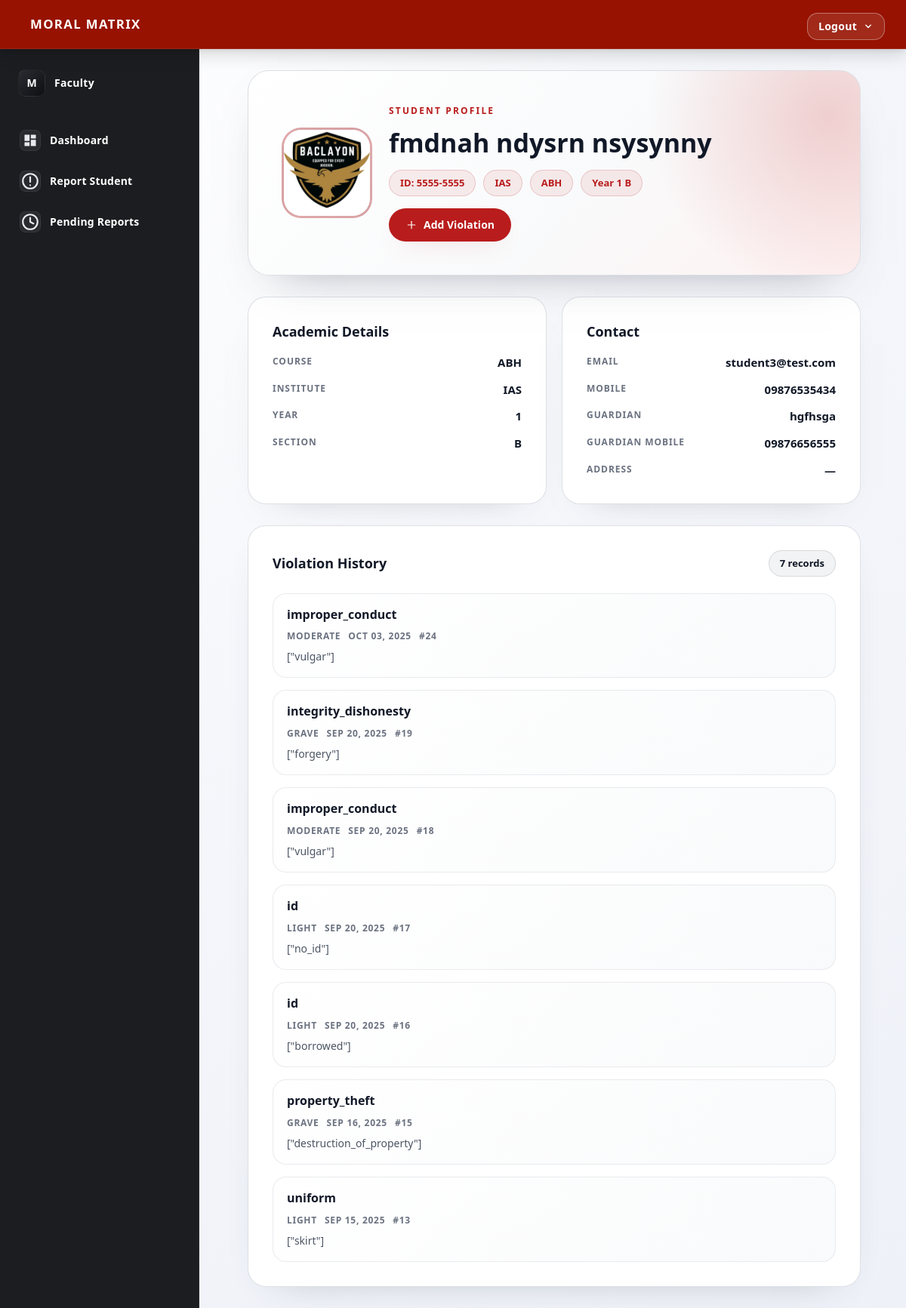
/faculty/view_student.php?student_id=5555-5555, run on the app's committed database.
### tables this page shows
CREATE TABLE `student_account` (
  `record_id` int(11) NOT NULL,
  `student_id` varchar(50) NOT NULL,
  `first_name` varchar(50) NOT NULL,
  `middle_name` varchar(50) NOT NULL,
  `last_name` varchar(50) NOT NULL,
  `mobile` varchar(15) NOT NULL,
  `email` varchar(50) NOT NULL,
  `photo` varchar(255) DEFAULT NULL,
  `institute` varchar(255) DEFAULT NULL,
  `course` varchar(255) DEFAULT NULL,
  `level` int(11) DEFAULT NULL,
  `section` varchar(50) DEFAULT NULL,
  `guardian` varchar(50) DEFAULT NULL,
  `guardian_mobile` varchar(15) DEFAULT NULL,
  `created_at` timestamp NOT NULL DEFAULT current_timestamp(),
  `updated_at` timestamp NOT NULL DEFAULT current_timestamp() ON UPDATE current_timestamp(),
  `change_pass` tinyint(1) DEFAULT 1
);

CREATE TABLE `student_violation` (
  `violation_id` int(11) NOT NULL,
  `student_id` varchar(50) NOT NULL,
  `offense_category` enum('light','moderate','grave') NOT NULL,
  `offense_type` varchar(50) NOT NULL,
  `offense_details` text NOT NULL,
  `description` text NOT NULL,
  `photo` blob DEFAULT NULL,
  `reported_at` datetime DEFAULT current_timestamp(),
  `status` enum('pending','approved','rejected') NOT NULL DEFAULT 'pending',
  `submitted_by` varchar(50) NOT NULL,
  `submitted_role` enum('faculty','ccdu','security') NOT NULL,
  `reviewed_by` varchar(50) DEFAULT NULL,
  `reviewed_at` datetime DEFAULT NULL,
  `review_notes` text DEFAULT NULL
);

### faculty/view_student.php (the view, shortened to what this page needs)
<?php
include '../includes/faculty_header.php';
$servername = $database_settings['servername'];
$username   = $database_settings['username'];
$password   = $database_settings['password'];
$dbname     = $database_settings['dbname'];
$conn = new mysqli($servername, $username, $password, $dbname);
$studentId = $_GET['student_id'];
$stmt = $conn->prepare('SELECT * FROM student_account WHERE student_id = ?');
$stmt->bind_param('s', $studentId);
$stmt->execute();
$result  = $stmt->get_result();
$student = $result->fetch_assoc();
$violations = [];
$stmtv = $conn->prepare('
    SELECT violation_id, offense_category, offense_type, offense_details, description, reported_at
    FROM student_violation
    WHERE student_id = ?
    ORDER BY reported_at DESC, violation_id DESC
');
$stmtv->bind_param('s', $studentId);
$stmtv->execute();
$resv = $stmtv->get_result();
while ($row = $resv->fetch_assoc()) {
    $violations[] = $row;
}
$selfDir = rtrim(str_replace('\\', '/', dirname($_SERVER['PHP_SELF'])), '/');
?>
<!DOCTYPE html>
<html lang="en">
<head>
  <link rel="stylesheet" href="../css/faculty_view_student.css">
</head>
<body>
<div class="right-container">
  <?php if ($student): ?>
    <?php
      $fullName = trim(($student['first_name'] ?? '') . ' ' . ($student['middle_name'] ? $student['middle_name'] . ' ' : '') . ($student['last_name'] ?? ''));
      $course   = $student['course']   ?: '—';
      $level    = $student['level']    ?: '—';
      $section  = $student['section']  ?: '—';
      $inst     = $student['institute']?: '—';
      $photoSrc = !empty($student['photo']) ? '../admin/uploads/' . $student['photo'] : 'placeholder.png';
      $yearParts = [];
      if ($level !== '—') {
          $yearParts[] = 'Year ' . $level;
      }
      if ($section !== '—') {
          $yearParts[] = $section;
      }
      $yearLabel = $yearParts ? implode(' ', $yearParts) : 'Year/Section —';
    ?>
    <div class="profile-shell">
      <section class="profile-hero">
        <div class="hero-content">
          <div class="identity">
            <div class="portrait">
              <img src="<?= htmlspecialchars($photoSrc, ENT_QUOTES, 'UTF-8'); ?>" alt="Student portrait of <?= htmlspecialchars($fullName, ENT_QUOTES, 'UTF-8'); ?>">
            </div>
            <div class="headline">
              <span class="eyebrow">Student Profile</span>
              <h1><?= htmlspecialchars($fullName, ENT_QUOTES, 'UTF-8'); ?></h1>
              <div class="badge-row">
                <span class="badge">ID: <?= htmlspecialchars($student['student_id'] ?? '—', ENT_QUOTES, 'UTF-8'); ?></span>
                <span class="badge"><?= htmlspecialchars($inst, ENT_QUOTES, 'UTF-8'); ?></span>
                <span class="badge"><?= htmlspecialchars($course, ENT_QUOTES, 'UTF-8'); ?></span>
                <span class="badge"><?= htmlspecialchars($yearLabel, ENT_QUOTES, 'UTF-8'); ?></span>
              </div>
              <div class="actions">
                <a class="primary-btn" href="<?= htmlspecialchars($selfDir, ENT_QUOTES, 'UTF-8'); ?>/add_violation.php?student_id=<?= urlencode($studentId); ?>">
                  <svg viewBox="0 0 24 24" fill="none" stroke="currentColor" stroke-width="1.8" stroke-linecap="round" stroke-linejoin="round" aria-hidden="true">
                    <line x1="12" y1="5" x2="12" y2="19"></line>
                    <line x1="5" y1="12" x2="19" y2="12"></line>
                  </svg>
                  Add Violation
                </a>
              </div>
            </div>
          </div>
        </div>
      </section>
      <section class="detail-grid">
        <div class="info-card">
          <h2>Academic Details</h2>
          <div class="info-list">
            <div class="info-row">
              <span>Course</span>
              <span><?= htmlspecialchars($course, ENT_QUOTES, 'UTF-8'); ?></span>
            </div>
            <div class="info-row">
              <span>Institute</span>
              <span><?= htmlspecialchars($inst, ENT_QUOTES, 'UTF-8'); ?></span>
            </div>
            <div class="info-row">
              <span>Year</span>
              <span><?= htmlspecialchars($level, ENT_QUOTES, 'UTF-8'); ?></span>
            </div>
            <div class="info-row">
              <span>Section</span>
              <span><?= htmlspecialchars($section, ENT_QUOTES, 'UTF-8'); ?></span>
            </div>
          </div>
        </div>
        <div class="info-card">
          <h2>Contact</h2>
          <div class="info-list">
            <div class="info-row">
              <span>Email</span>
              <span><?= htmlspecialchars($student['email'] ?? '—', ENT_QUOTES, 'UTF-8'); ?></span>
            </div>
            <div class="info-row">
              <span>Mobile</span>
              <span><?= htmlspecialchars($student['mobile'] ?? '—', ENT_QUOTES, 'UTF-8'); ?></span>
            </div>
            <div class="info-row">
              <span>Guardian</span>
              <span><?= htmlspecialchars($student['guardian'] ?? '—', ENT_QUOTES, 'UTF-8'); ?></span>
            </div>
            <div class="info-row">
              <span>Guardian Mobile</span>
              <span><?= htmlspecialchars($student['guardian_mobile'] ?? '—', ENT_QUOTES, 'UTF-8'); ?></span>
            </div>
            <div class="info-row">
              <span>Address</span>
              <span><?= htmlspecialchars($student['address'] ?? '—', ENT_QUOTES, 'UTF-8'); ?></span>
            </div>
          </div>
        </div>
      </section>
      <section class="history-card">
        <header>
          <h2>Violation History</h2>
          <span class="badge neutral">
            <?= count($violations); ?> record<?= count($violations) === 1 ? '' : 's'; ?>
          </span>
        </header>
        <?php if ($violations): ?>
          <div class="timeline">
            <?php foreach ($violations as $violation): ?>
              <?php
                $reportedAt = !empty($violation['reported_at']) ? date('M d, Y', strtotime($violation['reported_at'])) : 'Date unavailable';
                $category   = $violation['offense_category'] ?: 'Uncategorized';
                $offense    = $violation['offense_type'] ?: 'Violation';
                $details    = $violation['offense_details'] ?: ($violation['description'] ?: 'No additional details provided.');
              ?>
              <div class="timeline-item">
                <h3><?= htmlspecialchars($offense, ENT_QUOTES, 'UTF-8'); ?></h3>
                <div class="meta">
                  <span><?= htmlspecialchars($category, ENT_QUOTES, 'UTF-8'); ?></span>
                  <span><?= htmlspecialchars($reportedAt, ENT_QUOTES, 'UTF-8'); ?></span>
                  <span>#<?= htmlspecialchars($violation['violation_id'] ?? '', ENT_QUOTES, 'UTF-8'); ?></span>
                </div>
                <p><?= htmlspecialchars($details, ENT_QUOTES, 'UTF-8'); ?></p>
              </div>
            <?php endforeach; ?>
          </div>
        <?php else: ?>
          <div class="empty-state">
            This student does not have any recorded violations yet.
          </div>
        <?php endif; ?>
      </section>
    </div>
  <?php else: ?>
    <div class="not-found">Student not found.</div>
  <?php endif; ?>
</div>
</body>
</html>

### css/header.css (style rules this page uses)
:root { --header-bg: #971200; --text-on-header: #ffffff; --ink: #111111; --radius: 14px; --shadow: 0 10px 20px rgba(0,0,0,.12), 0 2px 6px rgba(0,0,0,.08); --header-h: 64px; --sidebar-bg: #1C1D21; --sidebar-fg: #E7E9EE; --sidebar-fg-dim: #B9BEC7; --focus: #93C5FD; --sidebar-w: 264px; }
* { box-sizing: border-box; }
html, body { height: 100%; }
body { margin: 0; font: 14px/1.45 system-ui, -apple-system, Segoe UI, Roboto, Ubuntu, Cantarell, "Helvetica Neue", Arial, "Noto Sans"; color: #111; background: #fff; }
html { scroll-padding-top: var(--header-h); }

### data on the page
student_account: photo (picture), fullName "fmdnah ndysrn nsysynny", student "5555-5555", institute "IAS", course "ABH", level "1", section "B", email "student3@test.com", mobile "09876535434", guardian "hgfhsga", guardian_mobile "09876656555"
student_violation: offense_type "improper_conduct", offense_category "MODERATE", reported_at "OCT 03, 2025", violation_id "24", offense_details "[\"vulgar\"]"
student_violation: offense_type "integrity_dishonesty", offense_category "GRAVE", reported_at "SEP 20, 2025", violation_id "19", offense_details "[\"forgery\"]"
student_violation: offense_type "improper_conduct", offense_category "MODERATE", reported_at "SEP 20, 2025", violation_id "18", offense_details "[\"vulgar\"]"
student_violation: offense_type "id", offense_category "LIGHT", reported_at "SEP 20, 2025", violation_id "17", offense_details "[\"no_id\"]"
student_violation: offense_type "id", offense_category "LIGHT", reported_at "SEP 20, 2025", violation_id "16", offense_details "[\"borrowed\"]"
student_violation: offense_type "property_theft", offense_category "GRAVE", reported_at "SEP 16, 2025", violation_id "15", offense_details "[\"destruction_of_property\"]"
student_violation: offense_type "uniform", offense_category "LIGHT", reported_at "SEP 15, 2025", violation_id "13", offense_details "[\"skirt\"]"

### other printed values
$yearLabel "Year 1 B"
$student['address'] "—"
count($violations) "7"
